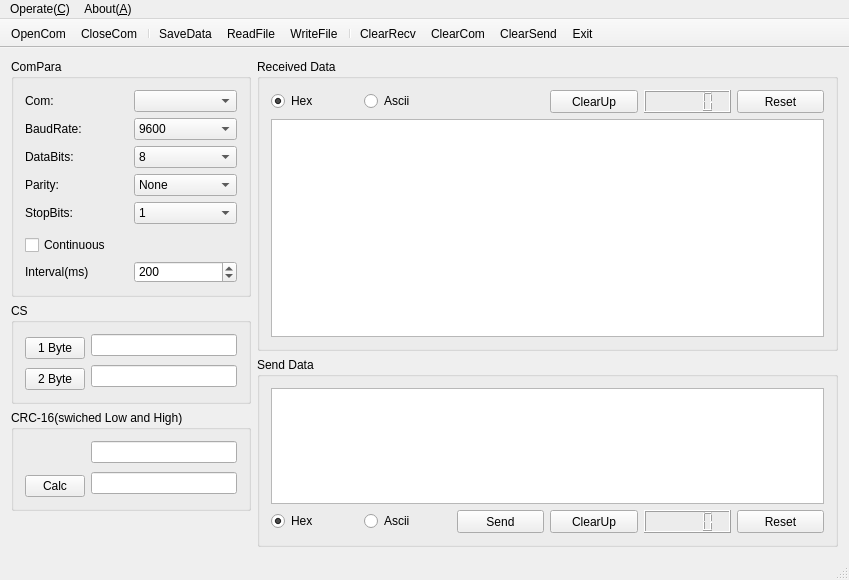
<?xml version="1.0" encoding="UTF-8"?>
<ui version="4.0">
 <class>MainWindow</class>
 <widget class="QMainWindow" name="MainWindow">
  <property name="enabled">
   <bool>true</bool>
  </property>
  <property name="geometry">
   <rect>
    <x>0</x>
    <y>0</y>
    <width>849</width>
    <height>580</height>
   </rect>
  </property>
  <property name="minimumSize">
   <size>
    <width>820</width>
    <height>580</height>
   </size>
  </property>
  <property name="font">
   <font>
    <family>Times New Roman</family>
    <pointsize>9</pointsize>
   </font>
  </property>
  <property name="cursor">
   <cursorShape>PointingHandCursor</cursorShape>
  </property>
  <property name="contextMenuPolicy">
   <enum>Qt::NoContextMenu</enum>
  </property>
  <property name="windowTitle">
   <string>DeluCom Debugger V1.0</string>
  </property>
  <property name="styleSheet">
   <string notr="true">QDialog{background:rgb(229, 255, 239)}
QStatusBar{background:url(:/images/header.bmp)}
QPushButton{background:url(:/images/header.bmp)}
QLCDNumber{background:url(:/images/lcd.bmp)}








</string>
  </property>
  <property name="iconSize">
   <size>
    <width>16</width>
    <height>16</height>
   </size>
  </property>
  <property name="toolButtonStyle">
   <enum>Qt::ToolButtonTextBesideIcon</enum>
  </property>
  <property name="animated">
   <bool>true</bool>
  </property>
  <widget class="QWidget" name="centralWidget">
   <layout class="QGridLayout" name="gridLayout_8">
    <item row="0" column="0">
     <widget class="QGroupBox" name="groupBox">
      <property name="sizePolicy">
       <sizepolicy hsizetype="Fixed" vsizetype="Fixed">
        <horstretch>0</horstretch>
        <verstretch>0</verstretch>
       </sizepolicy>
      </property>
      <property name="minimumSize">
       <size>
        <width>240</width>
        <height>0</height>
       </size>
      </property>
      <property name="maximumSize">
       <size>
        <width>240</width>
        <height>16777215</height>
       </size>
      </property>
      <property name="styleSheet">
       <string notr="true"/>
      </property>
      <property name="title">
       <string>ComPara</string>
      </property>
      <property name="flat">
       <bool>false</bool>
      </property>
      <layout class="QGridLayout" name="gridLayout_4">
       <item row="0" column="0">
        <layout class="QGridLayout" name="gridLayout_3">
         <item row="0" column="0">
          <widget class="QLabel" name="label">
           <property name="sizePolicy">
            <sizepolicy hsizetype="Preferred" vsizetype="Fixed">
             <horstretch>0</horstretch>
             <verstretch>0</verstretch>
            </sizepolicy>
           </property>
           <property name="text">
            <string>Com:</string>
           </property>
          </widget>
         </item>
         <item row="0" column="1">
          <widget class="QComboBox" name="portNameComboBox"/>
         </item>
         <item row="1" column="0">
          <widget class="QLabel" name="label_2">
           <property name="sizePolicy">
            <sizepolicy hsizetype="Preferred" vsizetype="Fixed">
             <horstretch>0</horstretch>
             <verstretch>0</verstretch>
            </sizepolicy>
           </property>
           <property name="text">
            <string>BaudRate:</string>
           </property>
          </widget>
         </item>
         <item row="1" column="1">
          <widget class="QComboBox" name="baudRateComboBox">
           <property name="currentIndex">
            <number>12</number>
           </property>
           <item>
            <property name="text">
             <string>50</string>
            </property>
           </item>
           <item>
            <property name="text">
             <string>75</string>
            </property>
           </item>
           <item>
            <property name="text">
             <string>110</string>
            </property>
           </item>
           <item>
            <property name="text">
             <string>134</string>
            </property>
           </item>
           <item>
            <property name="text">
             <string>150</string>
            </property>
           </item>
           <item>
            <property name="text">
             <string>200</string>
            </property>
           </item>
           <item>
            <property name="text">
             <string>300</string>
            </property>
           </item>
           <item>
            <property name="text">
             <string>600</string>
            </property>
           </item>
           <item>
            <property name="text">
             <string>1200</string>
            </property>
           </item>
           <item>
            <property name="text">
             <string>1800</string>
            </property>
           </item>
           <item>
            <property name="text">
             <string>2400</string>
            </property>
           </item>
           <item>
            <property name="text">
             <string>4800</string>
            </property>
           </item>
           <item>
            <property name="text">
             <string>9600</string>
            </property>
           </item>
           <item>
            <property name="text">
             <string>14400</string>
            </property>
           </item>
           <item>
            <property name="text">
             <string>19200</string>
            </property>
           </item>
           <item>
            <property name="text">
             <string>38400</string>
            </property>
           </item>
           <item>
            <property name="text">
             <string>56000</string>
            </property>
           </item>
           <item>
            <property name="text">
             <string>57600</string>
            </property>
           </item>
           <item>
            <property name="text">
             <string>76800</string>
            </property>
           </item>
           <item>
            <property name="text">
             <string>115200</string>
            </property>
           </item>
           <item>
            <property name="text">
             <string>128000</string>
            </property>
           </item>
           <item>
            <property name="text">
             <string>256000</string>
            </property>
           </item>
          </widget>
         </item>
         <item row="2" column="0">
          <widget class="QLabel" name="label_3">
           <property name="sizePolicy">
            <sizepolicy hsizetype="Preferred" vsizetype="Fixed">
             <horstretch>0</horstretch>
             <verstretch>0</verstretch>
            </sizepolicy>
           </property>
           <property name="text">
            <string>DataBits:</string>
           </property>
          </widget>
         </item>
         <item row="2" column="1">
          <widget class="QComboBox" name="dataBitsComboBox">
           <property name="currentIndex">
            <number>3</number>
           </property>
           <item>
            <property name="text">
             <string>5</string>
            </property>
           </item>
           <item>
            <property name="text">
             <string>6</string>
            </property>
           </item>
           <item>
            <property name="text">
             <string>7</string>
            </property>
           </item>
           <item>
            <property name="text">
             <string>8</string>
            </property>
           </item>
          </widget>
         </item>
         <item row="3" column="0">
          <widget class="QLabel" name="label_4">
           <property name="sizePolicy">
            <sizepolicy hsizetype="Preferred" vsizetype="Fixed">
             <horstretch>0</horstretch>
             <verstretch>0</verstretch>
            </sizepolicy>
           </property>
           <property name="text">
            <string>Parity:</string>
           </property>
          </widget>
         </item>
         <item row="3" column="1">
          <widget class="QComboBox" name="parityComboBox">
           <item>
            <property name="text">
             <string>None</string>
            </property>
           </item>
           <item>
            <property name="text">
             <string>Odd</string>
            </property>
           </item>
           <item>
            <property name="text">
             <string>Even</string>
            </property>
           </item>
          </widget>
         </item>
         <item row="4" column="0">
          <widget class="QLabel" name="label_5">
           <property name="sizePolicy">
            <sizepolicy hsizetype="Preferred" vsizetype="Fixed">
             <horstretch>0</horstretch>
             <verstretch>0</verstretch>
            </sizepolicy>
           </property>
           <property name="text">
            <string>StopBits:</string>
           </property>
          </widget>
         </item>
         <item row="4" column="1">
          <widget class="QComboBox" name="stopBitsComboBox">
           <item>
            <property name="text">
             <string>1</string>
            </property>
           </item>
           <item>
            <property name="text">
             <string>1.5</string>
            </property>
           </item>
           <item>
            <property name="text">
             <string>2</string>
            </property>
           </item>
          </widget>
         </item>
        </layout>
       </item>
       <item row="1" column="0">
        <spacer name="verticalSpacer">
         <property name="orientation">
          <enum>Qt::Vertical</enum>
         </property>
         <property name="sizeType">
          <enum>QSizePolicy::Expanding</enum>
         </property>
         <property name="sizeHint" stdset="0">
          <size>
           <width>20</width>
           <height>20</height>
          </size>
         </property>
        </spacer>
       </item>
       <item row="2" column="0">
        <widget class="QCheckBox" name="obocheckBox">
         <property name="text">
          <string>Continuous</string>
         </property>
        </widget>
       </item>
       <item row="3" column="0">
        <layout class="QGridLayout" name="gridLayout_2">
         <item row="0" column="0">
          <widget class="QLabel" name="label_6">
           <property name="sizePolicy">
            <sizepolicy hsizetype="Preferred" vsizetype="Fixed">
             <horstretch>0</horstretch>
             <verstretch>0</verstretch>
            </sizepolicy>
           </property>
           <property name="text">
            <string>Interval(ms)</string>
           </property>
          </widget>
         </item>
         <item row="0" column="1">
          <widget class="QSpinBox" name="delayspinBox">
           <property name="sizePolicy">
            <sizepolicy hsizetype="Preferred" vsizetype="Fixed">
             <horstretch>0</horstretch>
             <verstretch>0</verstretch>
            </sizepolicy>
           </property>
           <property name="minimum">
            <number>10</number>
           </property>
           <property name="maximum">
            <number>5000</number>
           </property>
           <property name="value">
            <number>200</number>
           </property>
          </widget>
         </item>
        </layout>
       </item>
      </layout>
     </widget>
    </item>
    <item row="0" column="1" rowspan="2">
     <widget class="QGroupBox" name="groupBox_2">
      <property name="sizePolicy">
       <sizepolicy hsizetype="Expanding" vsizetype="Preferred">
        <horstretch>0</horstretch>
        <verstretch>0</verstretch>
       </sizepolicy>
      </property>
      <property name="styleSheet">
       <string notr="true"/>
      </property>
      <property name="title">
       <string>Received Data</string>
      </property>
      <property name="flat">
       <bool>true</bool>
      </property>
      <layout class="QGridLayout" name="gridLayout">
       <item row="0" column="0">
        <widget class="QRadioButton" name="chradioButton">
         <property name="toolTip">
          <string>&lt;html&gt;&lt;head/&gt;&lt;body&gt;&lt;p&gt;disp data as hex &lt;/p&gt;&lt;/body&gt;&lt;/html&gt;</string>
         </property>
         <property name="text">
          <string>Hex</string>
         </property>
         <property name="checked">
          <bool>true</bool>
         </property>
        </widget>
       </item>
       <item row="0" column="1">
        <widget class="QRadioButton" name="ccradioButton">
         <property name="toolTip">
          <string>&lt;html&gt;&lt;head/&gt;&lt;body&gt;&lt;p&gt;disp data as ascii&lt;/p&gt;&lt;/body&gt;&lt;/html&gt;</string>
         </property>
         <property name="text">
          <string>Ascii</string>
         </property>
         <property name="checked">
          <bool>false</bool>
         </property>
        </widget>
       </item>
       <item row="0" column="2">
        <widget class="QPushButton" name="btnRecv">
         <property name="sizePolicy">
          <sizepolicy hsizetype="Preferred" vsizetype="Fixed">
           <horstretch>0</horstretch>
           <verstretch>0</verstretch>
          </sizepolicy>
         </property>
         <property name="minimumSize">
          <size>
           <width>0</width>
           <height>23</height>
          </size>
         </property>
         <property name="maximumSize">
          <size>
           <width>100</width>
           <height>23</height>
          </size>
         </property>
         <property name="text">
          <string/>
         </property>
         <property name="autoDefault">
          <bool>false</bool>
         </property>
         <property name="default">
          <bool>false</bool>
         </property>
         <property name="flat">
          <bool>true</bool>
         </property>
        </widget>
       </item>
       <item row="0" column="3">
        <widget class="QPushButton" name="clearRecvBtn">
         <property name="minimumSize">
          <size>
           <width>0</width>
           <height>23</height>
          </size>
         </property>
         <property name="maximumSize">
          <size>
           <width>100</width>
           <height>23</height>
          </size>
         </property>
         <property name="text">
          <string>ClearUp</string>
         </property>
         <property name="icon">
          <iconset resource="images.qrc">
           <normaloff>:/images/edit-clear.png</normaloff>:/images/edit-clear.png</iconset>
         </property>
        </widget>
       </item>
       <item row="0" column="4">
        <widget class="QLCDNumber" name="recvBytesLcdNumber">
         <property name="sizePolicy">
          <sizepolicy hsizetype="Preferred" vsizetype="Fixed">
           <horstretch>0</horstretch>
           <verstretch>0</verstretch>
          </sizepolicy>
         </property>
         <property name="toolTip">
          <string>Bytes number of received data</string>
         </property>
         <property name="styleSheet">
          <string notr="true"/>
         </property>
        </widget>
       </item>
       <item row="0" column="5">
        <widget class="QPushButton" name="btnResetRecvLcd">
         <property name="minimumSize">
          <size>
           <width>0</width>
           <height>23</height>
          </size>
         </property>
         <property name="maximumSize">
          <size>
           <width>100</width>
           <height>23</height>
          </size>
         </property>
         <property name="text">
          <string>Reset</string>
         </property>
         <property name="icon">
          <iconset resource="images.qrc">
           <normaloff>:/images/edit-clear.png</normaloff>:/images/edit-clear.png</iconset>
         </property>
        </widget>
       </item>
       <item row="1" column="0" colspan="6">
        <widget class="QTextBrowser" name="textBrowserRecv">
         <property name="sizePolicy">
          <sizepolicy hsizetype="Expanding" vsizetype="Preferred">
           <horstretch>0</horstretch>
           <verstretch>0</verstretch>
          </sizepolicy>
         </property>
        </widget>
       </item>
      </layout>
     </widget>
    </item>
    <item row="1" column="0" rowspan="2">
     <widget class="QGroupBox" name="groupBox_3">
      <property name="sizePolicy">
       <sizepolicy hsizetype="Fixed" vsizetype="Fixed">
        <horstretch>0</horstretch>
        <verstretch>0</verstretch>
       </sizepolicy>
      </property>
      <property name="minimumSize">
       <size>
        <width>240</width>
        <height>0</height>
       </size>
      </property>
      <property name="maximumSize">
       <size>
        <width>240</width>
        <height>16777215</height>
       </size>
      </property>
      <property name="title">
       <string>CS</string>
      </property>
      <layout class="QGridLayout" name="gridLayout_6">
       <item row="0" column="0" rowspan="2">
        <widget class="QPushButton" name="btn1BytesCS">
         <property name="sizePolicy">
          <sizepolicy hsizetype="Fixed" vsizetype="Fixed">
           <horstretch>0</horstretch>
           <verstretch>0</verstretch>
          </sizepolicy>
         </property>
         <property name="minimumSize">
          <size>
           <width>60</width>
           <height>0</height>
          </size>
         </property>
         <property name="maximumSize">
          <size>
           <width>60</width>
           <height>16777215</height>
          </size>
         </property>
         <property name="text">
          <string>1 Byte</string>
         </property>
        </widget>
       </item>
       <item row="0" column="1">
        <widget class="QLineEdit" name="lineEdit1BytesCS">
         <property name="sizePolicy">
          <sizepolicy hsizetype="Preferred" vsizetype="Fixed">
           <horstretch>0</horstretch>
           <verstretch>0</verstretch>
          </sizepolicy>
         </property>
        </widget>
       </item>
       <item row="1" column="1" rowspan="2">
        <widget class="QLineEdit" name="lineEdit2BytesCS">
         <property name="sizePolicy">
          <sizepolicy hsizetype="Preferred" vsizetype="Fixed">
           <horstretch>0</horstretch>
           <verstretch>0</verstretch>
          </sizepolicy>
         </property>
        </widget>
       </item>
       <item row="2" column="0">
        <widget class="QPushButton" name="btn2BytesCS">
         <property name="sizePolicy">
          <sizepolicy hsizetype="Fixed" vsizetype="Fixed">
           <horstretch>0</horstretch>
           <verstretch>0</verstretch>
          </sizepolicy>
         </property>
         <property name="minimumSize">
          <size>
           <width>60</width>
           <height>0</height>
          </size>
         </property>
         <property name="maximumSize">
          <size>
           <width>60</width>
           <height>16777215</height>
          </size>
         </property>
         <property name="text">
          <string>2 Byte</string>
         </property>
        </widget>
       </item>
      </layout>
     </widget>
    </item>
    <item row="2" column="1" rowspan="3">
     <widget class="QGroupBox" name="groupBox_4">
      <property name="sizePolicy">
       <sizepolicy hsizetype="Expanding" vsizetype="Preferred">
        <horstretch>0</horstretch>
        <verstretch>0</verstretch>
       </sizepolicy>
      </property>
      <property name="styleSheet">
       <string notr="true"/>
      </property>
      <property name="title">
       <string>Send Data</string>
      </property>
      <property name="flat">
       <bool>true</bool>
      </property>
      <layout class="QGridLayout" name="gridLayout_5">
       <item row="0" column="0" colspan="6">
        <widget class="QTextEdit" name="textEditSend">
         <property name="overwriteMode">
          <bool>false</bool>
         </property>
        </widget>
       </item>
       <item row="1" column="0">
        <widget class="QRadioButton" name="chradioButton2">
         <property name="toolTip">
          <string>&lt;html&gt;&lt;head/&gt;&lt;body&gt;&lt;p&gt;disp data as hex&lt;/p&gt;&lt;/body&gt;&lt;/html&gt;</string>
         </property>
         <property name="text">
          <string>Hex</string>
         </property>
         <property name="checked">
          <bool>true</bool>
         </property>
        </widget>
       </item>
       <item row="1" column="1">
        <widget class="QRadioButton" name="ccradioButton2">
         <property name="toolTip">
          <string>&lt;html&gt;&lt;head/&gt;&lt;body&gt;&lt;p&gt;disp data as ascii&lt;/p&gt;&lt;/body&gt;&lt;/html&gt;</string>
         </property>
         <property name="text">
          <string>Ascii</string>
         </property>
         <property name="checked">
          <bool>false</bool>
         </property>
        </widget>
       </item>
       <item row="1" column="2">
        <widget class="QPushButton" name="sendmsgBtn">
         <property name="sizePolicy">
          <sizepolicy hsizetype="Preferred" vsizetype="Fixed">
           <horstretch>0</horstretch>
           <verstretch>0</verstretch>
          </sizepolicy>
         </property>
         <property name="minimumSize">
          <size>
           <width>0</width>
           <height>23</height>
          </size>
         </property>
         <property name="maximumSize">
          <size>
           <width>100</width>
           <height>23</height>
          </size>
         </property>
         <property name="text">
          <string>Send</string>
         </property>
         <property name="icon">
          <iconset resource="images.qrc">
           <normaloff>:/images/send.png</normaloff>:/images/send.png</iconset>
         </property>
         <property name="autoDefault">
          <bool>false</bool>
         </property>
         <property name="default">
          <bool>false</bool>
         </property>
        </widget>
       </item>
       <item row="1" column="3">
        <widget class="QPushButton" name="clearSendBtn">
         <property name="minimumSize">
          <size>
           <width>0</width>
           <height>23</height>
          </size>
         </property>
         <property name="maximumSize">
          <size>
           <width>100</width>
           <height>23</height>
          </size>
         </property>
         <property name="text">
          <string>ClearUp</string>
         </property>
         <property name="icon">
          <iconset resource="images.qrc">
           <normaloff>:/images/edit-clear.png</normaloff>:/images/edit-clear.png</iconset>
         </property>
        </widget>
       </item>
       <item row="1" column="4">
        <widget class="QLCDNumber" name="sendBytesLcdNumber">
         <property name="sizePolicy">
          <sizepolicy hsizetype="Preferred" vsizetype="Preferred">
           <horstretch>0</horstretch>
           <verstretch>0</verstretch>
          </sizepolicy>
         </property>
         <property name="toolTip">
          <string>Bytes number of send data</string>
         </property>
         <property name="styleSheet">
          <string notr="true"/>
         </property>
        </widget>
       </item>
       <item row="1" column="5">
        <widget class="QPushButton" name="btnResetSendLcd">
         <property name="minimumSize">
          <size>
           <width>0</width>
           <height>23</height>
          </size>
         </property>
         <property name="maximumSize">
          <size>
           <width>100</width>
           <height>23</height>
          </size>
         </property>
         <property name="text">
          <string>Reset</string>
         </property>
         <property name="icon">
          <iconset resource="images.qrc">
           <normaloff>:/images/edit-clear.png</normaloff>:/images/edit-clear.png</iconset>
         </property>
        </widget>
       </item>
      </layout>
     </widget>
    </item>
    <item row="3" column="0">
     <widget class="QGroupBox" name="groupBox_5">
      <property name="sizePolicy">
       <sizepolicy hsizetype="Fixed" vsizetype="Fixed">
        <horstretch>0</horstretch>
        <verstretch>0</verstretch>
       </sizepolicy>
      </property>
      <property name="minimumSize">
       <size>
        <width>240</width>
        <height>0</height>
       </size>
      </property>
      <property name="maximumSize">
       <size>
        <width>240</width>
        <height>16777215</height>
       </size>
      </property>
      <property name="title">
       <string>CRC-16(swiched Low and High)</string>
      </property>
      <layout class="QGridLayout" name="gridLayout_7">
       <item row="0" column="1">
        <widget class="QLineEdit" name="lineEditCRCInput">
         <property name="sizePolicy">
          <sizepolicy hsizetype="Preferred" vsizetype="Fixed">
           <horstretch>0</horstretch>
           <verstretch>0</verstretch>
          </sizepolicy>
         </property>
        </widget>
       </item>
       <item row="1" column="1" rowspan="2">
        <widget class="QLineEdit" name="lineEditCRCResult">
         <property name="sizePolicy">
          <sizepolicy hsizetype="Preferred" vsizetype="Fixed">
           <horstretch>0</horstretch>
           <verstretch>0</verstretch>
          </sizepolicy>
         </property>
        </widget>
       </item>
       <item row="2" column="0">
        <widget class="QPushButton" name="btnCRC">
         <property name="sizePolicy">
          <sizepolicy hsizetype="Fixed" vsizetype="Fixed">
           <horstretch>0</horstretch>
           <verstretch>0</verstretch>
          </sizepolicy>
         </property>
         <property name="minimumSize">
          <size>
           <width>60</width>
           <height>0</height>
          </size>
         </property>
         <property name="maximumSize">
          <size>
           <width>60</width>
           <height>16777215</height>
          </size>
         </property>
         <property name="text">
          <string>Calc</string>
         </property>
        </widget>
       </item>
      </layout>
     </widget>
    </item>
    <item row="4" column="0">
     <widget class="QLabel" name="label_7">
      <property name="sizePolicy">
       <sizepolicy hsizetype="Fixed" vsizetype="Fixed">
        <horstretch>0</horstretch>
        <verstretch>0</verstretch>
       </sizepolicy>
      </property>
      <property name="minimumSize">
       <size>
        <width>240</width>
        <height>30</height>
       </size>
      </property>
      <property name="maximumSize">
       <size>
        <width>240</width>
        <height>16777215</height>
       </size>
      </property>
      <property name="text">
       <string/>
      </property>
      <property name="pixmap">
       <pixmap resource="images.qrc">:/images/adelogo.png</pixmap>
      </property>
      <property name="alignment">
       <set>Qt::AlignCenter</set>
      </property>
     </widget>
    </item>
   </layout>
  </widget>
  <widget class="QMenuBar" name="menuBar">
   <property name="geometry">
    <rect>
     <x>0</x>
     <y>0</y>
     <width>849</width>
     <height>23</height>
    </rect>
   </property>
   <widget class="QMenu" name="menu">
    <property name="title">
     <string>Operate(&amp;C)</string>
    </property>
    <addaction name="separator"/>
    <addaction name="actionOpen"/>
    <addaction name="actionClose"/>
    <addaction name="separator"/>
    <addaction name="actionSave"/>
    <addaction name="actionLoadfile"/>
    <addaction name="actionWriteToFile"/>
    <addaction name="separator"/>
    <addaction name="actionClearRecvBytes"/>
    <addaction name="actionCleanPort"/>
    <addaction name="actionClearSendBytes"/>
    <addaction name="separator"/>
    <addaction name="actionExit"/>
   </widget>
   <widget class="QMenu" name="menu_2">
    <property name="title">
     <string>About(&amp;A)</string>
    </property>
    <addaction name="actionAbout"/>
   </widget>
   <addaction name="menu"/>
   <addaction name="menu_2"/>
  </widget>
  <widget class="QToolBar" name="mainToolBar">
   <property name="sizePolicy">
    <sizepolicy hsizetype="Preferred" vsizetype="Fixed">
     <horstretch>0</horstretch>
     <verstretch>0</verstretch>
    </sizepolicy>
   </property>
   <property name="minimumSize">
    <size>
     <width>0</width>
     <height>0</height>
    </size>
   </property>
   <property name="maximumSize">
    <size>
     <width>16777215</width>
     <height>55</height>
    </size>
   </property>
   <property name="font">
    <font>
     <pointsize>9</pointsize>
    </font>
   </property>
   <property name="cursor">
    <cursorShape>PointingHandCursor</cursorShape>
   </property>
   <property name="focusPolicy">
    <enum>Qt::StrongFocus</enum>
   </property>
   <property name="contextMenuPolicy">
    <enum>Qt::NoContextMenu</enum>
   </property>
   <property name="movable">
    <bool>false</bool>
   </property>
   <property name="allowedAreas">
    <set>Qt::NoToolBarArea</set>
   </property>
   <property name="iconSize">
    <size>
     <width>20</width>
     <height>20</height>
    </size>
   </property>
   <property name="floatable">
    <bool>true</bool>
   </property>
   <attribute name="toolBarArea">
    <enum>TopToolBarArea</enum>
   </attribute>
   <attribute name="toolBarBreak">
    <bool>false</bool>
   </attribute>
   <addaction name="actionOpen"/>
   <addaction name="actionClose"/>
   <addaction name="separator"/>
   <addaction name="actionSave"/>
   <addaction name="actionLoadfile"/>
   <addaction name="actionWriteToFile"/>
   <addaction name="separator"/>
   <addaction name="actionClearRecvBytes"/>
   <addaction name="actionCleanPort"/>
   <addaction name="actionClearSendBytes"/>
   <addaction name="actionExit"/>
  </widget>
  <widget class="QStatusBar" name="statusBar"/>
  <action name="actionOpen">
   <property name="icon">
    <iconset resource="images.qrc">
     <normaloff>:/images/open.png</normaloff>:/images/open.png</iconset>
   </property>
   <property name="text">
    <string>OpenCom</string>
   </property>
   <property name="toolTip">
    <string>Open Com</string>
   </property>
   <property name="statusTip">
    <string>Open Com</string>
   </property>
  </action>
  <action name="actionClose">
   <property name="icon">
    <iconset resource="images.qrc">
     <normaloff>:/images/stop.png</normaloff>:/images/stop.png</iconset>
   </property>
   <property name="text">
    <string>CloseCom</string>
   </property>
   <property name="toolTip">
    <string>Close Com</string>
   </property>
   <property name="statusTip">
    <string>Close Com</string>
   </property>
  </action>
  <action name="actionExit">
   <property name="icon">
    <iconset resource="images.qrc">
     <normaloff>:/images/exit.png</normaloff>:/images/exit.png</iconset>
   </property>
   <property name="text">
    <string>Exit</string>
   </property>
   <property name="toolTip">
    <string>Exit</string>
   </property>
   <property name="statusTip">
    <string>Exit</string>
   </property>
  </action>
  <action name="actionAbout">
   <property name="icon">
    <iconset resource="images.qrc">
     <normaloff>:/images/mesage.png</normaloff>:/images/mesage.png</iconset>
   </property>
   <property name="text">
    <string>About DeluCom</string>
   </property>
   <property name="toolTip">
    <string>About QCom</string>
   </property>
   <property name="statusTip">
    <string>About Qcom</string>
   </property>
  </action>
  <action name="actionSave">
   <property name="icon">
    <iconset resource="images.qrc">
     <normaloff>:/images/save.png</normaloff>:/images/save.png</iconset>
   </property>
   <property name="text">
    <string>SaveData</string>
   </property>
   <property name="toolTip">
    <string>Save Data</string>
   </property>
   <property name="statusTip">
    <string>Save Data</string>
   </property>
  </action>
  <action name="actionClearRecvBytes">
   <property name="icon">
    <iconset resource="images.qrc">
     <normaloff>:/images/clearbytes.png</normaloff>:/images/clearbytes.png</iconset>
   </property>
   <property name="text">
    <string>ClearRecv</string>
   </property>
   <property name="toolTip">
    <string>Clear Received Data</string>
   </property>
   <property name="statusTip">
    <string>Clear Received Data</string>
   </property>
  </action>
  <action name="actionLoadfile">
   <property name="icon">
    <iconset resource="images.qrc">
     <normaloff>:/images/loadfile.png</normaloff>:/images/loadfile.png</iconset>
   </property>
   <property name="text">
    <string>ReadFile</string>
   </property>
   <property name="toolTip">
    <string>Load file as data to be send</string>
   </property>
   <property name="statusTip">
    <string>Load file as data to be send</string>
   </property>
  </action>
  <action name="actionCleanPort">
   <property name="icon">
    <iconset resource="images.qrc">
     <normaloff>:/images/cleanport.png</normaloff>:/images/cleanport.png</iconset>
   </property>
   <property name="text">
    <string>ClearCom</string>
   </property>
   <property name="toolTip">
    <string>Clear Data of Com I/O </string>
   </property>
   <property name="statusTip">
    <string>Clear Data of Com I/O </string>
   </property>
  </action>
  <action name="actionWriteToFile">
   <property name="checkable">
    <bool>true</bool>
   </property>
   <property name="icon">
    <iconset resource="images.qrc">
     <normaloff>:/images/write2file.png</normaloff>:/images/write2file.png</iconset>
   </property>
   <property name="text">
    <string>WriteFile</string>
   </property>
   <property name="toolTip">
    <string>Write File</string>
   </property>
   <property name="statusTip">
    <string>Write File</string>
   </property>
  </action>
  <action name="actionClearSendBytes">
   <property name="icon">
    <iconset resource="images.qrc">
     <normaloff>:/images/clearbytes.png</normaloff>:/images/clearbytes.png</iconset>
   </property>
   <property name="text">
    <string>ClearSend</string>
   </property>
   <property name="toolTip">
    <string>Clear Send Data</string>
   </property>
   <property name="statusTip">
    <string>Clear Send Data</string>
   </property>
  </action>
 </widget>
 <layoutdefault spacing="6" margin="11"/>
 <resources>
  <include location="images.qrc"/>
 </resources>
 <connections/>
</ui>
